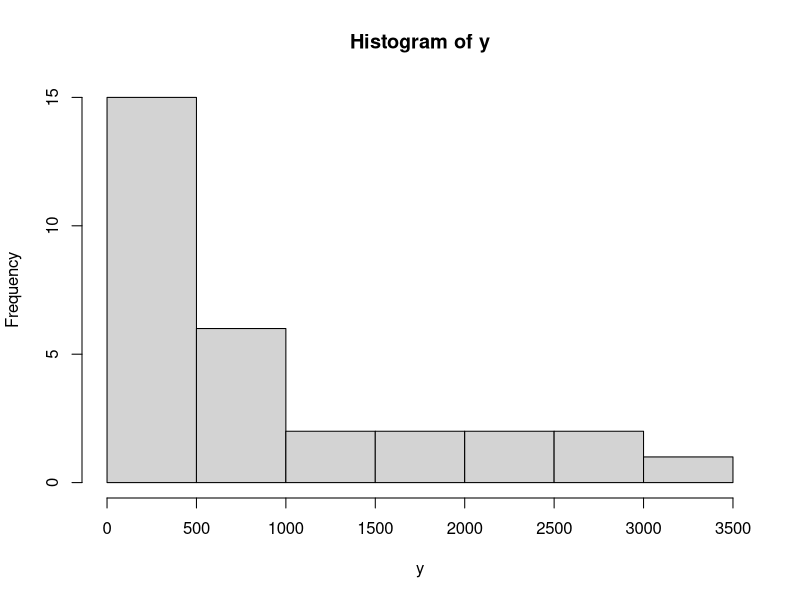
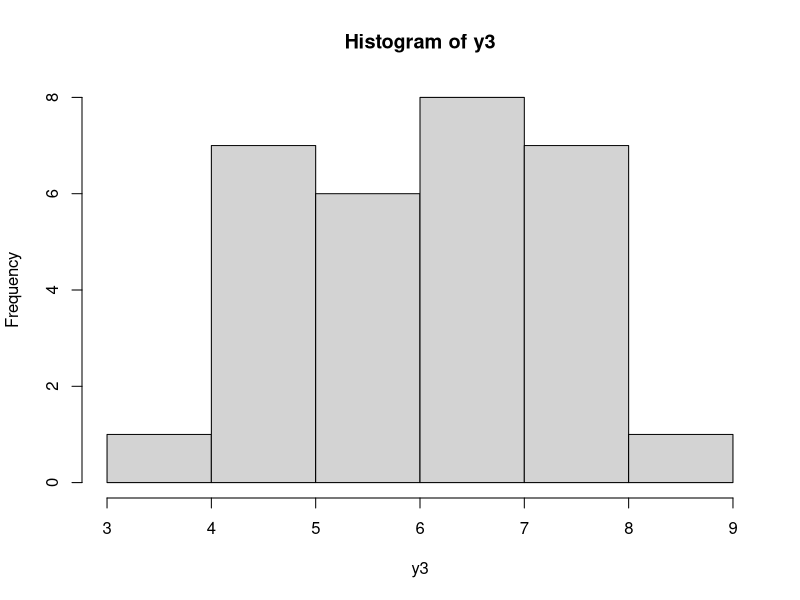

Reproduce these figures in R, in order. (Note: this script raises an error after producing the figures.)
#..........................................................................
# Exemplo 1 ---------------------------------------------------------------
#..........................................................................
#Considere o problema de número de reclamações em diferentes sistemas de atendimento.

#Esses dados sao numero de reclamacoes em diferentes sistemas de atendimento
y <- c(2370, 1687, 2592, 2283, 2910, 3020, 
       1282, 1527, 871, 1025, 825, 920,
       562, 321, 636, 317, 485, 842, 71, 82, 
       173, 127, 132, 150, 129, 227, 193, 62, 96, 44)

## 1. Verificando a normalidade ----
#H0: Tem uma distribuicao normal
shapiro.test(y)

#Fazendo o histograma
hist(y)

##2. Normalizando os dados ----
### 2.1 Utilizando a Raiz Quadrada ----
y2 <- sqrt(y)
shapiro.test(y2)  #Nao normalizou

### 2.2 Utilizando o Logaritmo ----
y3 <- log(y)
shapiro.test(y3)   #Normalizou
hist(y3)

#..........................................................................
# Exemplo 2 ---------------------------------------------------------------
#..............Transformacao de Box-Cox....................................

#Importar o conjunto de dados do arquivo exemplo1_dados.xlsx
dados <- exemplo1_dados

## 1. Verificando a normalidade ----
#H0: A distribuicao é normal
shapiro.test(dados$x1)
shapiro.test(dados$x2)  #Nao e normal
shapiro.test(dados$x3)  #Nao e normal
shapiro.test(dados$x4)

#Precisamos normalizar x2 e x3

##2.1 Normalizando os dados de x3 ----
### 2.1.1 Utilizando a Raiz Quadrada ----
x3 <- sqrt(dados$x3)
shapiro.test(x3)  #normalizou

##2.2 Normalizando os dados de x2 ----

#Como ha valores negativos, precisamos deslocar os valores

constante <- abs(min(dados$x2)) + 1
x2 <- dados$x2 + constante

### 2.2.1 Utilizando a Raiz Quadrada ----
x2.raiz <- sqrt(x2)
shapiro.test(x2.raiz) #Nao Normalizou


### 2.2.2 Utilizando o Logaritmo ----
x2.log <- log(x2)
shapiro.test(x2.log)   #Nao Normalizou


### 2.2.3 Utilizando a transformacao Box-Cox 
if(!require(forecast)) install.packages("forecast") 
library(forecast)

#O valor tambem precisa ser positivo, entao vou fazer uma translacao com os valore somando 1
lambda <- BoxCox.lambda(x2, method=c("loglik"), lower=-1, upper = 10) ## Valor de Lambda
lambda 
x2.t <- BoxCox(x2, lambda) 
shapiro.test(x2.t) #Normalizou
